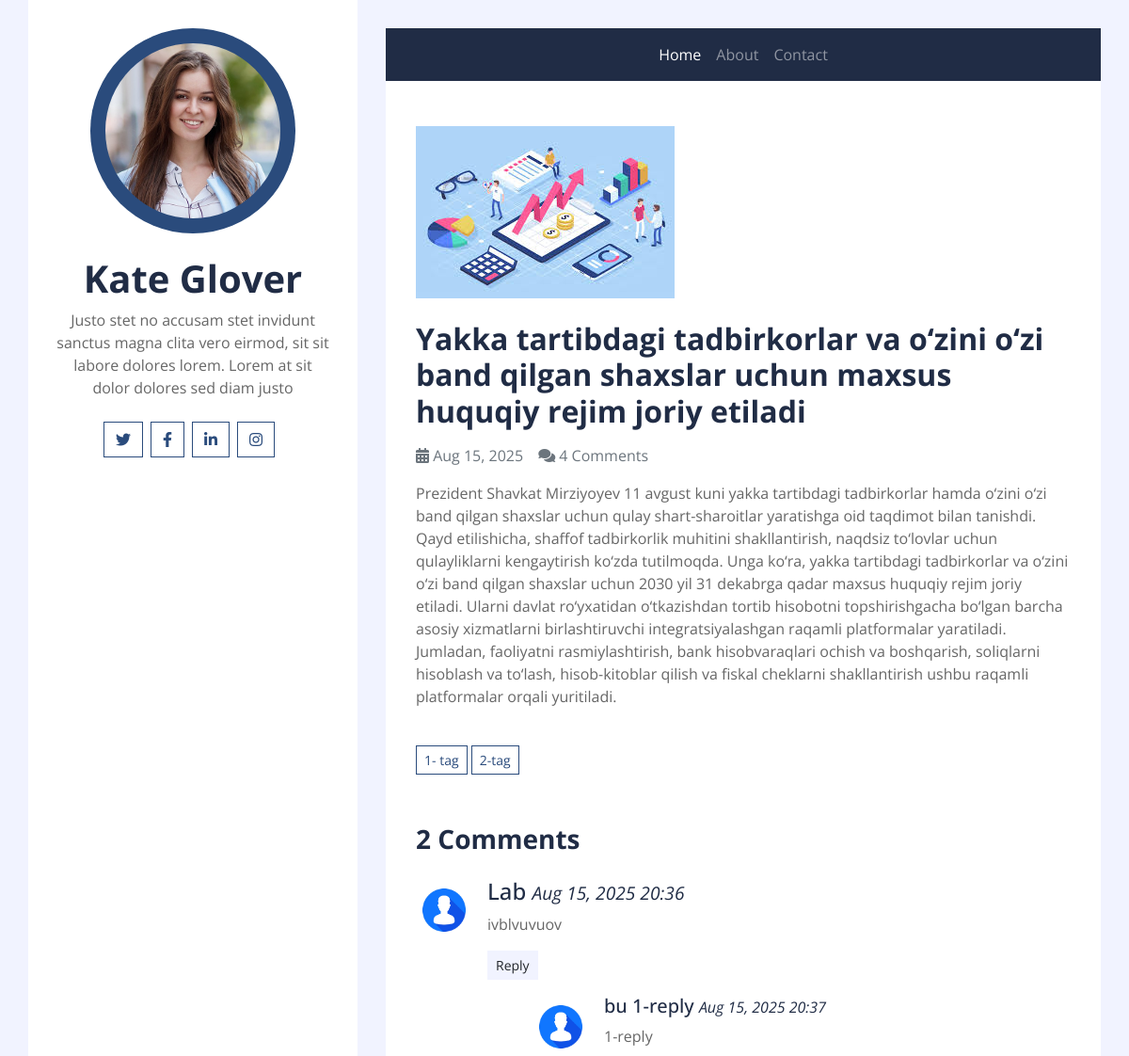
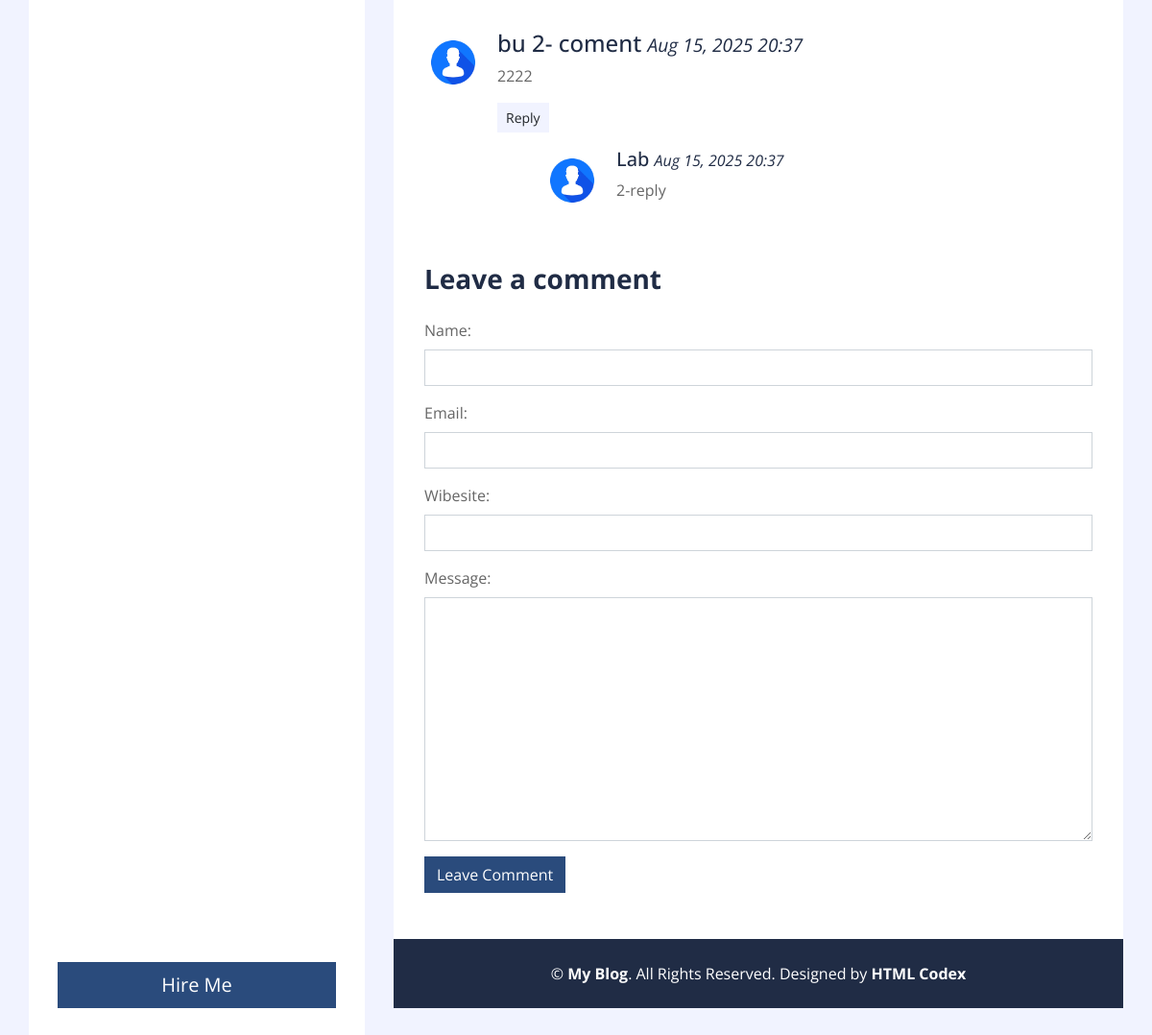
/detail/8/, run on the app's committed database (2 pictures, top to bottom).
### postapp/models.py (models this page shows, shortened)
class Post(models.Model):
    title= models.CharField(max_length=200)
    body = models.TextField()
    image= models.FileField(upload_to='images/')
    tags= models.ManyToManyField('Tag',related_name='posts', blank=True)
    created_at = models.DateTimeField(auto_now_add=True)
    class Meta:
        app_label = 'postapp'
        ordering=['-created_at']

class Tag(models.Model):
    name= models.CharField(max_length=100)
    created_at = models.DateTimeField(auto_now_add=True)

class Comment(models.Model):
    post=models.ForeignKey(Post, on_delete=models.CASCADE, related_name='comments')
    name=models.CharField(max_length=200)
    email=models.EmailField(max_length=200)
    wibesite=models.CharField(max_length=200, blank=True, null=True)
    createt_at=models.DateTimeField(auto_now_add=True)
    message= models.TextField()
    parent= models.ForeignKey('Comment', on_delete=models.CASCADE, related_name='replies', blank=True, null=True)
    image= models.FileField(upload_to='comment_image', default='comment_image/user.png')
    @property
    def getReplies(self):
        return Comment.objects.filter(parent=self).order_by('-createt_at')

### postapp/views.py (the view, shortened to what this page needs)
# urls.py: path('detail/<int:pk>/', GetPost, name='post_detail'),
def GetPost(request, pk):
    template_name = 'postapp/detail.html'
    post = Post.objects.get(pk=pk)
    comments = post.comments.filter(parent__isnull=True)  # faqat asosiy commentlar
    comment_form = CommentForm()
    tags= Tag.objects.all()
    context = {
        "post": post,
        'comment_form': comment_form,
        'comments': comments,
        'tags':tags
    }
    return render(request, template_name, context)

### postapp/forms.py
class CommentForm(forms.ModelForm):
    class Meta:
        model=Comment
        fields=['name','email','wibesite', 'message' ]
    def __init__(self,*args, **kwargs):
        super(CommentForm, self).__init__(*args, **kwargs)
        for name, field in self.fields.items():
            field.widget.attrs.update({'class':'form-control'})

### templates/postapp/detail.html (shortened to what this page needs)
{% extends "base.html" %}
{% load static %}
{% block content %}
<div class="container py-5 px-2 bg-white">
    <div class="row px-4">
        <div class="col-12">
            {% if post.image %}
                <img class="img-fluid mb-4" src="{{ post.image.url }}" alt="Image">
            {% endif %}
            <h2 class="mb-3 font-weight-bold">{{ post.title }}</h2>
            <div class="d-flex">
                <p class="mr-3 text-muted"><i class="fa fa-calendar-alt"></i> {{ post.created_at|date:'M d, Y' }}</p>
                <p class="mr-3 text-muted"><i class="fa fa-comments"></i> {{ post.comments.count }} Comment{{ post.comments.count|pluralize }}</p>
            </div>
            <p>{{ post.body }}</p>
        </div>
        <div class="col-12 py-4">
            {% for tag in tags  %}
                <a href="{% url 'post_filter' tag.name %}" class="btn btn-sm btn-outline-primary mb-1">{{tag.name}}</a>
            {% endfor %}
        </div>
        <div class="col-12 py-4">
            <h3 class="mb-4 font-weight-bold">{{ comments.count }} Comment{{ comments.count|pluralize }}</h3>
            {% for comment in comments %}
                <div class="media mb-4">
                    <img src="{{ comment.image.url }}" alt="Image" class="mr-3 mt-1 rounded-circle" style="width:60px;">
                    <div class="media-body">
                        <h4>{{ comment.name }} <small><i>{{ comment.createt_at|date:"M d, Y H:i" }}</i></small></h4>
                        <p>{{ comment.message }}</p>
                        <button class="btn btn-sm btn-light reply-btn" data-comment-id="{{ comment.id }}">Reply</button>
                        {% for reply in comment.getReplies %}
                            <div class="media mt-3 ml-5">
                                <img src="{{ reply.image.url }}" alt="Image" class="mr-3 mt-1 rounded-circle" style="width:60px;">
                                <div class="media-body">
                                    <h5>{{ reply.name }} <small><i>{{ reply.createt_at|date:"M d, Y H:i" }}</i></small></h5>
                                    <p>{{ reply.message }}</p>
                                </div>
                            </div>
                        {% endfor %}
                    </div>
                </div>
            {% empty %}
                <p>No comments yet.</p>
            {% endfor %}
        </div>
        <div class="col-12">
            <h3 class="mb-4 font-weight-bold">Leave a comment</h3>
            <form method="post" enctype="multipart/form-data">
                {{ comment_form.as_p }}
                <input type="submit" value="Leave Comment" class="btn btn-primary">
            </form>
        </div>
    </div>
</div>
{% endblock content %}

### data on the page
Post: image (picture), title "Yakka tartibdagi tadbirkorlar va o‘zini o‘zi band qilgan shaxslar uchun maxsus huquqiy rejim joriy etiladi", created_at "Aug 15, 2025", comments.count "4", body "Prezident Shavkat Mirziyoyev 11 avgust kuni yakka tartibdagi tadbirkorlar hamda o‘zini o‘zi band qilgan shaxslar uchun qulay shart-sharoitlar yaratishga oid taqdimot bilan tanishdi. Qayd etilishicha, shaffof tadbirkorlik muhitini shakllantirish, naqdsiz to‘lovlar uchun qulayliklarni kengaytirish ko‘zda tutilmoqda. Unga ko‘ra, yakka tartibdagi tadbirkorlar va o‘zini o‘zi band qilgan shaxslar uchun 2030 yil 31 dekabrga qadar maxsus huquqiy rejim joriy etiladi. Ularni davlat ro‘yxatidan o‘tkazishdan tortib hisobotni topshirishgacha bo‘lgan barcha asosiy xizmatlarni birlashtiruvchi integratsiyalashgan raqamli platformalar yaratiladi. Jumladan, faoliyatni rasmiylashtirish, bank hisobvaraqlari…"
Tag: name "1- tag"
Tag: name "2-tag"
Comment: image (placeholder picture), name "Lab", createt_at "Aug 15, 2025 20:36", message "ivblvuvuov"
Comment: image (placeholder picture), name "bu 1-reply", createt_at "Aug 15, 2025 20:37", message "1-reply"
Comment: image (placeholder picture), name "bu 2- coment", createt_at "Aug 15, 2025 20:37", message "2222"
Comment: image (placeholder picture), name "Lab", createt_at "Aug 15, 2025 20:37", message "2-reply"

### other printed values
{{ comments.count }} "2"
